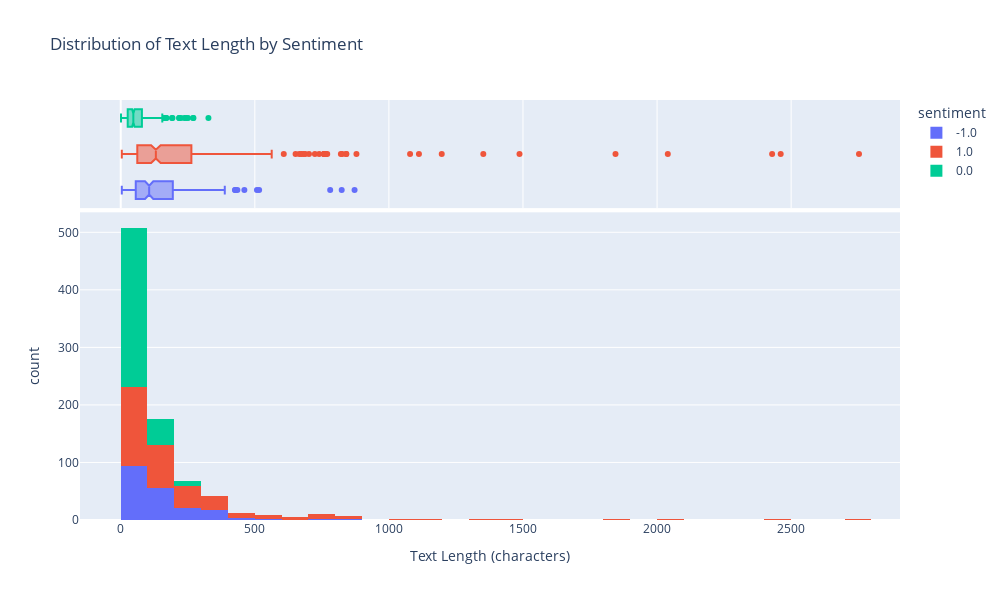

The notebook cell this image was saved under:
### Code cell
# Data visualization
# Analyze the relationship between text length and sentiment
X['text_length'] = X['text'].str.len()

fig = px.histogram(X, x='text_length', color='sentiment', 
                  title='Distribution of Text Length by Sentiment',
                  labels={'text_length': 'Text Length (characters)', 'count': 'Frequency'},             
                  marginal='box', nbins=50)
fig.update_layout(height=600, width=1000)
fig.show()

### Figure 1 — Plotly figure (JSON) as saved in the notebook; plotly's stock layout.template omitted (floating-point values rounded to 4 significant figures; data arrays with more than 128 entries replaced by an {"elided": "..."} marker saying what was removed)
{"data": [{"bingroup": "x", "hovertemplate": "sentiment=-1.0<br>Text Length (characters)=%{x}<br>count=%{y}<extra></extra>", "legendgroup": "-1.0", "marker": {"color": "#636efa", "pattern": {"shape": ""}}, "name": "-1.0", "nbinsx": 50, "orientation": "v", "showlegend": true, "type": "histogram", "x": {"elided": "197 int values"}, "xaxis": "x", "yaxis": "y"}, {"hovertemplate": "sentiment=-1.0<br>Text Length (characters)=%{x}<extra></extra>", "legendgroup": "-1.0", "marker": {"color": "#636efa"}, "name": "-1.0", "notched": true, "showlegend": false, "type": "box", "x": {"elided": "197 int values"}, "xaxis": "x2", "yaxis": "y2"}, {"bingroup": "x", "hovertemplate": "sentiment=1.0<br>Text Length (characters)=%{x}<br>count=%{y}<extra></extra>", "legendgroup": "1.0", "marker": {"color": "#EF553B", "pattern": {"shape": ""}}, "name": "1.0", "nbinsx": 50, "orientation": "v", "showlegend": true, "type": "histogram", "x": {"elided": "319 int values"}, "xaxis": "x", "yaxis": "y"}, {"hovertemplate": "sentiment=1.0<br>Text Length (characters)=%{x}<extra></extra>", "legendgroup": "1.0", "marker": {"color": "#EF553B"}, "name": "1.0", "notched": true, "showlegend": false, "type": "box", "x": {"elided": "319 int values"}, "xaxis": "x2", "yaxis": "y2"}, {"bingroup": "x", "hovertemplate": "sentiment=0.0<br>Text Length (characters)=%{x}<br>count=%{y}<extra></extra>", "legendgroup": "0.0", "marker": {"color": "#00cc96", "pattern": {"shape": ""}}, "name": "0.0", "nbinsx": 50, "orientation": "v", "showlegend": true, "type": "histogram", "x": {"elided": "331 int values"}, "xaxis": "x", "yaxis": "y"}, {"hovertemplate": "sentiment=0.0<br>Text Length (characters)=%{x}<extra></extra>", "legendgroup": "0.0", "marker": {"color": "#00cc96"}, "name": "0.0", "notched": true, "showlegend": false, "type": "box", "x": {"elided": "331 int values"}, "xaxis": "x2", "yaxis": "y2"}], "layout": {"barmode": "relative", "height": 600, "legend": {"title": {"text": "sentiment"}, "tracegroupgap": 0}, "title": {"text": "Distribution of Text Length by Sentiment"}, "width": 1000, "xaxis": {"anchor": "y", "domain": [0, 1], "title": {"text": "Text Length (characters)"}}, "xaxis2": {"anchor": "y2", "domain": [0, 1], "matches": "x", "showgrid": true, "showticklabels": false}, "yaxis": {"anchor": "x", "domain": [0, 0.7326], "title": {"text": "count"}}, "yaxis2": {"anchor": "x2", "domain": [0.7426, 1], "matches": "y2", "showgrid": false, "showline": false, "showticklabels": false, "ticks": ""}}}
